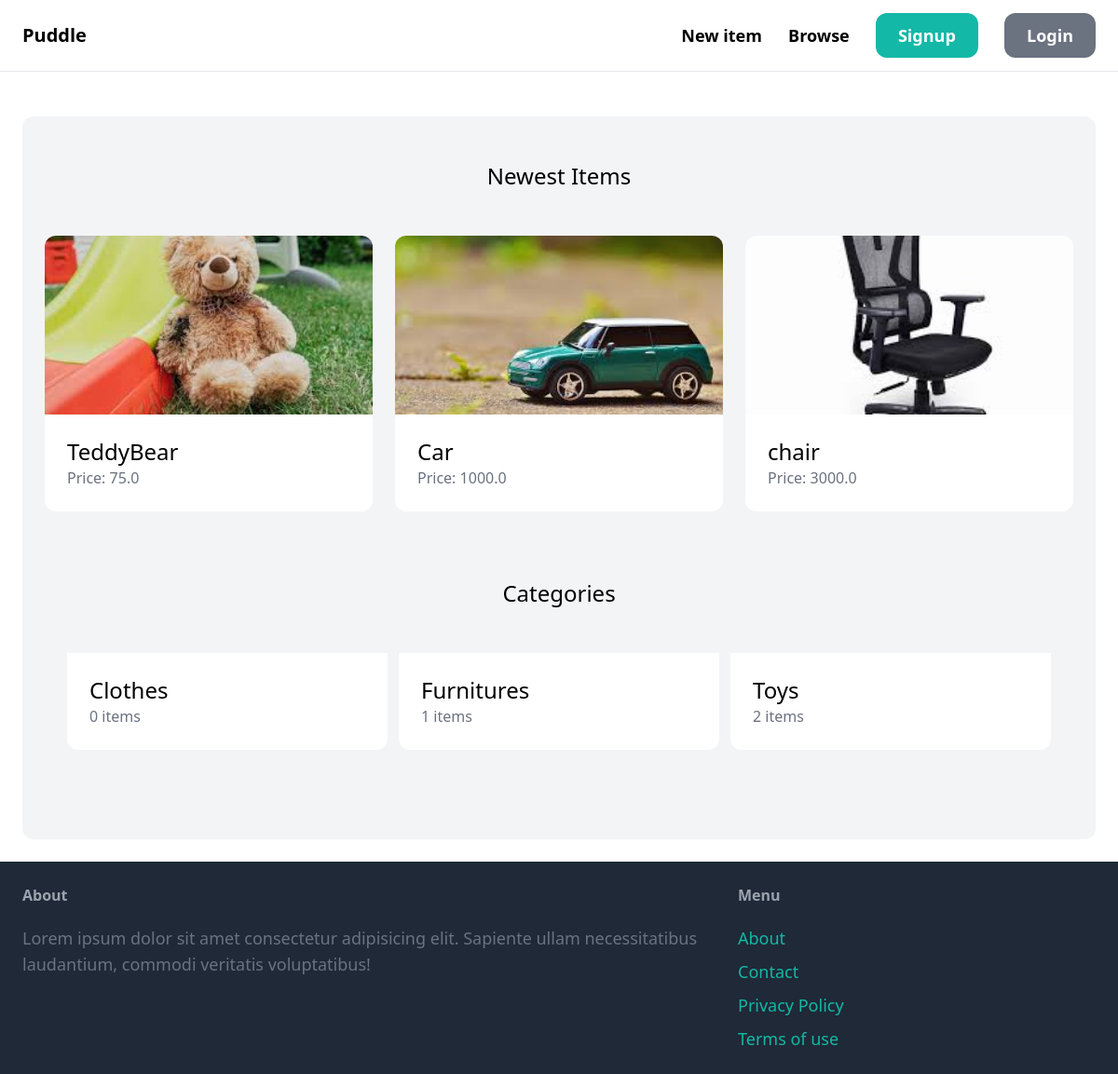
The page / on the database its author committed.
### item/models.py (models this page shows, shortened)
class Item(models.Model):
    category = models.ForeignKey(Category, related_name='items', on_delete=models.CASCADE)
    name = models.CharField(max_length=255)
    description = models.TextField(blank=True, null=True)
    price = models.FloatField()
    image = models.ImageField(upload_to='item_images', blank=True, null=True)
    is_sold = models.BooleanField(default=False)
    created_by = models.ForeignKey(User, related_name="items", on_delete=models.CASCADE)
    created_at = models.DateTimeField(auto_now_add=True)

class Category(models.Model):
    name = models.CharField(max_length=255)
    class Meta:
        ordering = ('name',)
        verbose_name_plural = 'Categories'

### core/views.py (the view)
# urls.py: path('', views.index, name="index"),
def index(request):
    items = Item.objects.filter(is_sold=False)[0:6]
    categories = Category.objects.all()
    return render(request, 'core/index.html', {
        'categories': categories,
        'items': items,
    })

### core/templates/core/index.html (shortened to what this page needs)
{% extends "core/base.html" %}
{% block content %}
<div class="mt-6 px-6 py-12 bg-gray-100 rounded-xl">
    <h2 class="mb-12 text-2xl text-center">Newest Items</h2>
    <div class="grid grid-cols-1 sm:grid-cols-2 lg:grid-cols-3 gap-6">
        {% for item in items %}
        <div>
            <a href="{% url 'item:detail' item.id %}">
                <div>
                    <img src="{{ item.image.url }}" class="w-full h-48 object-cover rounded-t-xl">
                </div>
                <div class="p-6 bg-white rounded-b-xl">
                    <h2 class="text-2xl">{{ item.name }}</h2>
                    <p class="text-gray-500">Price: {{ item.price }}</p>
                </div>
            </a>
        </div>
        {% endfor %}
    </div>
    <div class="mt-6 px-6 py-12 bg-gray-100 rounded-xl">
        <h2 class="mb-12 text-2xl text-center">Categories</h2>
        <div class="grid grid-cols-3 gap-3">
            {% for category in categories %}
            <div>
                <a href="#">
                    <div class="p-6 bg-white rounded-b-xl">
                        <h2 class="text-2xl">{{ category.name }}</h2>
                        <p class="text-gray-500">{{category.items.count}} items</p>
                    </div>
                </a>
            </div>
            {% endfor %}
        </div>
    </div>
</div>
{% endblock %}

### core/templates/core/base.html (shortened to what this page needs)
<!DOCTYPE html>
<html lang="en">
<head>
    <script src="https://cdn.tailwindcss.com"></script>
</head>
<body>
    <nav class="py-6 px-6 flex justify-between items-center border-b border-gray-200">
        <a href="/" class="text-xl font-semibold">Puddle</a>
        <div class="space-x-6">
            <a href="{% url 'item:new' %}" class="text-lg font-semibold hover:text-gray-500">New item</a>
            <a href="{% url 'item:items' %}" class="text-lg font-semibold hover:text-gray-500">Browse</a>
            {% if request.user.is_authenticated %}
            <a href="{% url 'conversation:inbox' %}"
                class="px-6 py-3 text-lg font-semibold bg-teal-500 text-white rounded-xl hover:bg-teal-700">Inbox</a>
            <a href="{% url 'dashboard:index' %}"
                class="px-6 py-3 text-lg font-semibold bg-gray-500 text-white rounded-xl hover:bg-gray-700">Dashboard</a>
            {% else %}
            <a href="{% url 'core:signup' %}"
                class="px-6 py-3 text-lg font-semibold bg-teal-500 text-white rounded-xl hover:bg-teal-700">Signup</a>
            <a href="{% url 'core:login' %}"
                class="px-6 py-3 text-lg font-semibold bg-gray-500 text-white rounded-xl hover:bg-gray-700">Login</a>
            {% endif %}
        </div>
    </nav>
    <div class="px-6 py-6">
        {% block content %}
        {% endblock %}
    </div>
    <footer class="py-6 px-6 flex justify-between bg-gray-800">
        <div class="w-2/3 pr-10">
            <h3 class="mb-5 font-semibold text-gray-400">About</h3>
            <p class="text-lg text-gray-500">Lorem ipsum dolor sit amet consectetur adipisicing elit. Sapiente ullam
                necessitatibus laudantium, commodi veritatis voluptatibus!</p>
        </div>
        <div class="w-1/3">
            <h3 class="mb-5 font-semibold text-gray-400">Menu</h3>
            <ul class="space-y-2">
                <li><a href="#" class="text-lg text-teal-500 hover:text-teal-700">About</a></li>
                <li><a href="{% url 'core:contact' %}" class="text-lg text-teal-500 hover:text-teal-700">Contact</a>
                </li>
                <li><a href="#" class="text-lg text-teal-500 hover:text-teal-700">Privacy Policy</a></li>
                <li><a href="#" class="text-lg text-teal-500 hover:text-teal-700">Terms of use</a></li>
            </ul>
        </div>
    </footer>
</body>
</html>

### rows shown on the page
Item: image (picture), name "TeddyBear", price "75.0"
Item: image (picture), name "Car", price "1000.0"
Item: image (picture), name "chair", price "3000.0"
Category: name "Clothes", items.count "0"
Category: name "Furnitures", items.count "1"
Category: name "Toys", items.count "2"
